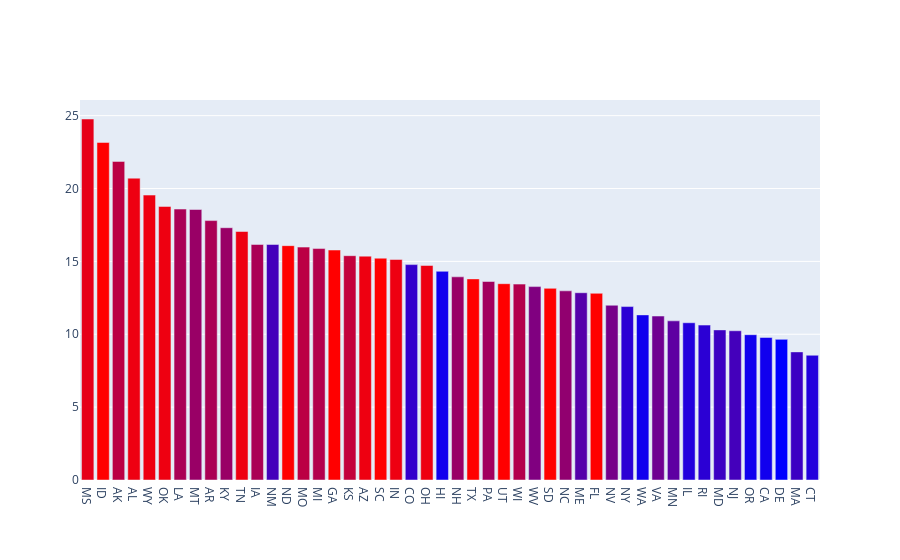

Notebook cell for this chart:
### Code cell
fig = go.Figure()
fig.add_trace(go.Bar(x=child["State_Abv"], y=child["Rate"], marker=dict(color=child["Part_Score"], colorscale="Bluered" ), name="Child"))

### Figure 1 — Plotly figure (JSON) as saved in the notebook; plotly's stock layout.template omitted (floating-point values rounded to 4 significant figures)
{"data": [{"marker": {"color": [0.8, 1, 0.4667, 0.8667, 0.8667, 0.8667, 0.3333, 0.2, 0.3333, 0.2, 0.8667, 0.3333, -0.4667, 1, 0.4667, 0.4, 1, 0.5333, 0.8667, 1, 0.8667, -0.6, 0.8667, -0.8667, 0.2, 1, 0.2667, 1, 0.4, 0, 1, 0.1333, -0.3333, 1, -0.07143, -0.6667, -0.8667, -0.1333, -0.2667, -0.7333, -0.6667, -0.5333, -0.4667, -0.8667, -0.8667, -1, -0.5333, -0.7333], "colorscale": [[0, "rgb(0,0,255)"], [1, "rgb(255,0,0)"]]}, "name": "Child", "type": "bar", "x": ["MS", "ID", "AK", "AL", "WY", "OK", "LA", "MT", "AR", "KY", "TN", "IA", "NM", "ND", "MO", "MI", "GA", "KS", "AZ", "SC", "IN", "CO", "OH", "HI", "NH", "TX", "PA", "UT", "WI", "WV", "SD", "NC", "ME", "FL", "NV", "NY", "WA", "VA", "MN", "IL", "RI", "MD", "NJ", "OR", "CA", "DE", "MA", "CT"], "y": [24.77, 23.16, 21.86, 20.71, 19.55, 18.77, 18.59, 18.56, 17.8, 17.31, 17.05, 16.16, 16.16, 16.08, 15.98, 15.88, 15.78, 15.39, 15.36, 15.22, 15.13, 14.78, 14.72, 14.32, 13.94, 13.8, 13.62, 13.47, 13.44, 13.27, 13.15, 12.98, 12.85, 12.81, 11.99, 11.9, 11.33, 11.25, 10.92, 10.79, 10.63, 10.3, 10.24, 9.97, 9.78, 9.65, 8.79, 8.56]}], "layout": {}}
